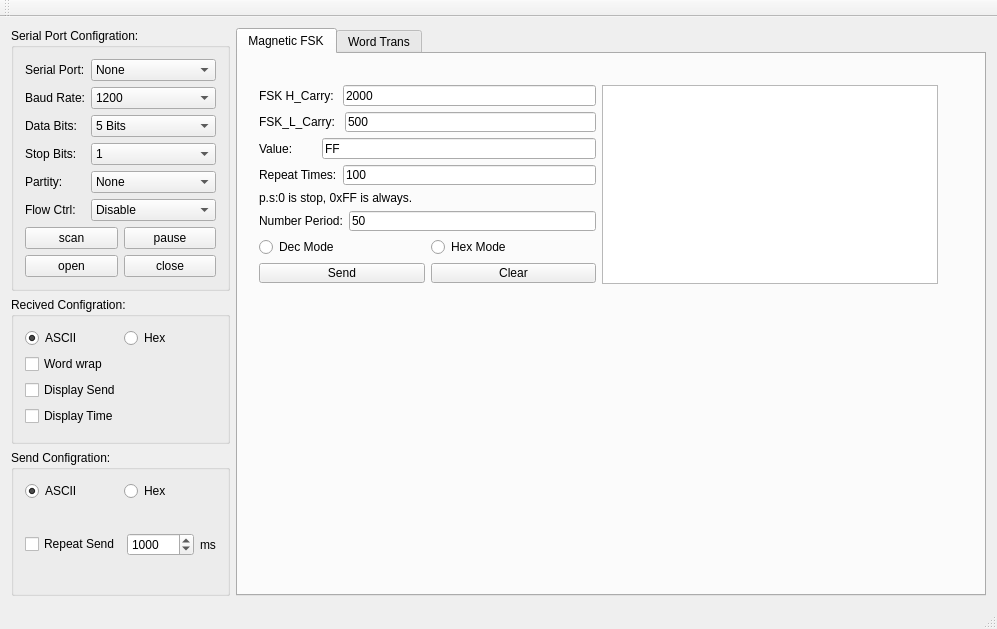
<?xml version="1.0" encoding="UTF-8"?>
<ui version="4.0">
 <class>MainWindow</class>
 <widget class="QMainWindow" name="MainWindow">
  <property name="geometry">
   <rect>
    <x>0</x>
    <y>0</y>
    <width>997</width>
    <height>629</height>
   </rect>
  </property>
  <property name="windowTitle">
   <string>MainWindow</string>
  </property>
  <widget class="QWidget" name="centralWidget">
   <layout class="QHBoxLayout" name="horizontalLayout_4">
    <item>
     <layout class="QVBoxLayout" name="verticalLayout_6">
      <item>
       <widget class="QGroupBox" name="groupBox">
        <property name="title">
         <string>Serial Port Configration:</string>
        </property>
        <layout class="QVBoxLayout" name="verticalLayout_5">
         <item>
          <layout class="QFormLayout" name="formLayout">
           <item row="0" column="0">
            <widget class="QLabel" name="label">
             <property name="text">
              <string>Serial Port:</string>
             </property>
            </widget>
           </item>
           <item row="0" column="1">
            <widget class="QComboBox" name="comboBox_serialPort">
             <item>
              <property name="text">
               <string>None</string>
              </property>
             </item>
            </widget>
           </item>
           <item row="1" column="0">
            <widget class="QLabel" name="label_2">
             <property name="text">
              <string>Baud Rate:</string>
             </property>
            </widget>
           </item>
           <item row="1" column="1">
            <widget class="QComboBox" name="comboBox_baudrate">
             <item>
              <property name="text">
               <string>1200</string>
              </property>
             </item>
             <item>
              <property name="text">
               <string>2400</string>
              </property>
             </item>
             <item>
              <property name="text">
               <string>4800</string>
              </property>
             </item>
             <item>
              <property name="text">
               <string>9600</string>
              </property>
             </item>
             <item>
              <property name="text">
               <string>19200</string>
              </property>
             </item>
             <item>
              <property name="text">
               <string>38400</string>
              </property>
             </item>
             <item>
              <property name="text">
               <string>57600</string>
              </property>
             </item>
             <item>
              <property name="text">
               <string>115200</string>
              </property>
             </item>
            </widget>
           </item>
           <item row="2" column="0">
            <widget class="QLabel" name="DataBits">
             <property name="text">
              <string>Data Bits:</string>
             </property>
            </widget>
           </item>
           <item row="2" column="1">
            <widget class="QComboBox" name="comboBox_databits">
             <item>
              <property name="text">
               <string>5 Bits</string>
              </property>
             </item>
             <item>
              <property name="text">
               <string>6 Bits</string>
              </property>
             </item>
             <item>
              <property name="text">
               <string>7 Bits</string>
              </property>
             </item>
             <item>
              <property name="text">
               <string>8 Bits</string>
              </property>
             </item>
            </widget>
           </item>
           <item row="3" column="0">
            <widget class="QLabel" name="label_3">
             <property name="text">
              <string>Stop Bits:</string>
             </property>
            </widget>
           </item>
           <item row="3" column="1">
            <widget class="QComboBox" name="comboBox_stopbits">
             <item>
              <property name="text">
               <string>1</string>
              </property>
             </item>
             <item>
              <property name="text">
               <string>1.5</string>
              </property>
             </item>
             <item>
              <property name="text">
               <string>2</string>
              </property>
             </item>
            </widget>
           </item>
           <item row="4" column="0">
            <widget class="QLabel" name="label_4">
             <property name="text">
              <string>Partity:</string>
             </property>
            </widget>
           </item>
           <item row="4" column="1">
            <widget class="QComboBox" name="comboBox_checkdigit">
             <item>
              <property name="text">
               <string>None</string>
              </property>
             </item>
             <item>
              <property name="text">
               <string>Even</string>
              </property>
             </item>
             <item>
              <property name="text">
               <string>Odd</string>
              </property>
             </item>
             <item>
              <property name="text">
               <string>Space</string>
              </property>
             </item>
             <item>
              <property name="text">
               <string>Mark</string>
              </property>
             </item>
            </widget>
           </item>
           <item row="5" column="0">
            <widget class="QLabel" name="label_5">
             <property name="text">
              <string>Flow Ctrl:</string>
             </property>
            </widget>
           </item>
           <item row="5" column="1">
            <widget class="QComboBox" name="comboBox_flowctrl">
             <item>
              <property name="text">
               <string>Disable</string>
              </property>
             </item>
             <item>
              <property name="text">
               <string>Hardware</string>
              </property>
             </item>
             <item>
              <property name="text">
               <string>Software</string>
              </property>
             </item>
            </widget>
           </item>
          </layout>
         </item>
         <item>
          <layout class="QHBoxLayout" name="horizontalLayout_6">
           <item>
            <widget class="QPushButton" name="pushButton_scan">
             <property name="text">
              <string>scan</string>
             </property>
            </widget>
           </item>
           <item>
            <widget class="QPushButton" name="pushButton_pause">
             <property name="text">
              <string>pause</string>
             </property>
            </widget>
           </item>
          </layout>
         </item>
         <item>
          <layout class="QHBoxLayout" name="horizontalLayout_7">
           <item>
            <widget class="QPushButton" name="pushButton_open">
             <property name="text">
              <string>open</string>
             </property>
            </widget>
           </item>
           <item>
            <widget class="QPushButton" name="pushButton_close">
             <property name="text">
              <string>close</string>
             </property>
            </widget>
           </item>
          </layout>
         </item>
        </layout>
       </widget>
      </item>
      <item>
       <widget class="QGroupBox" name="groupBox_2">
        <property name="title">
         <string>Recived Configration:</string>
        </property>
        <layout class="QHBoxLayout" name="horizontalLayout_13">
         <item>
          <layout class="QVBoxLayout" name="verticalLayout_2">
           <item>
            <layout class="QHBoxLayout" name="horizontalLayout">
             <item>
              <widget class="QRadioButton" name="radioButton_rec_ascii">
               <property name="text">
                <string>ASCII</string>
               </property>
               <property name="checked">
                <bool>true</bool>
               </property>
              </widget>
             </item>
             <item>
              <widget class="QRadioButton" name="radioButton_rec_hex">
               <property name="text">
                <string>Hex</string>
               </property>
              </widget>
             </item>
            </layout>
           </item>
           <item>
            <widget class="QCheckBox" name="checkBox_wordwrap">
             <property name="text">
              <string>Word wrap</string>
             </property>
            </widget>
           </item>
           <item>
            <widget class="QCheckBox" name="checkBox_dispsend">
             <property name="text">
              <string>Display Send</string>
             </property>
            </widget>
           </item>
           <item>
            <widget class="QCheckBox" name="checkBox_disptime">
             <property name="text">
              <string>Display Time</string>
             </property>
            </widget>
           </item>
          </layout>
         </item>
        </layout>
       </widget>
      </item>
      <item>
       <widget class="QGroupBox" name="groupBox_3">
        <property name="title">
         <string>Send Configration:</string>
        </property>
        <layout class="QHBoxLayout" name="horizontalLayout_12">
         <item>
          <layout class="QVBoxLayout" name="verticalLayout_4">
           <item>
            <layout class="QHBoxLayout" name="horizontalLayout_3">
             <item>
              <widget class="QRadioButton" name="radioButton_send_ascii">
               <property name="text">
                <string>ASCII</string>
               </property>
               <property name="checked">
                <bool>true</bool>
               </property>
              </widget>
             </item>
             <item>
              <widget class="QRadioButton" name="radioButton_send_hex">
               <property name="text">
                <string>Hex</string>
               </property>
              </widget>
             </item>
            </layout>
           </item>
           <item>
            <layout class="QHBoxLayout" name="horizontalLayout_2">
             <item>
              <widget class="QCheckBox" name="checkBox_repeat">
               <property name="text">
                <string>Repeat Send</string>
               </property>
              </widget>
             </item>
             <item>
              <widget class="QSpinBox" name="spinBox_repeat">
               <property name="maximum">
                <number>999999</number>
               </property>
               <property name="value">
                <number>1000</number>
               </property>
              </widget>
             </item>
             <item>
              <widget class="QLabel" name="label_6">
               <property name="text">
                <string>ms</string>
               </property>
              </widget>
             </item>
            </layout>
           </item>
          </layout>
         </item>
        </layout>
       </widget>
      </item>
     </layout>
    </item>
    <item>
     <widget class="QTabWidget" name="tabWidget">
      <property name="currentIndex">
       <number>0</number>
      </property>
      <widget class="QWidget" name="draw">
       <attribute name="title">
        <string>Magnetic FSK</string>
       </attribute>
       <widget class="QWidget" name="">
        <property name="geometry">
         <rect>
          <x>10</x>
          <y>20</y>
          <width>701</width>
          <height>221</height>
         </rect>
        </property>
        <layout class="QHBoxLayout" name="horizontalLayout_18">
         <item>
          <layout class="QVBoxLayout" name="verticalLayout">
           <item>
            <layout class="QHBoxLayout" name="horizontalLayout_9">
             <item>
              <widget class="QLabel" name="label_7">
               <property name="text">
                <string>FSK H_Carry: </string>
               </property>
              </widget>
             </item>
             <item>
              <widget class="QLineEdit" name="lineEdit_fsk_carry_h">
               <property name="text">
                <string>2000</string>
               </property>
              </widget>
             </item>
            </layout>
           </item>
           <item>
            <layout class="QHBoxLayout" name="horizontalLayout_10">
             <item>
              <widget class="QLabel" name="label_8">
               <property name="text">
                <string>FSK_L_Carry: </string>
               </property>
              </widget>
             </item>
             <item>
              <widget class="QLineEdit" name="lineEdit_fsk_carry_l">
               <property name="text">
                <string>500</string>
               </property>
              </widget>
             </item>
            </layout>
           </item>
           <item>
            <layout class="QHBoxLayout" name="horizontalLayout_11">
             <item>
              <widget class="QLabel" name="label_9">
               <property name="text">
                <string>Value:       </string>
               </property>
              </widget>
             </item>
             <item>
              <widget class="QLineEdit" name="lineEdit_fsk_value">
               <property name="text">
                <string>FF</string>
               </property>
              </widget>
             </item>
            </layout>
           </item>
           <item>
            <layout class="QHBoxLayout" name="horizontalLayout_14">
             <item>
              <widget class="QLabel" name="label_10">
               <property name="text">
                <string>Repeat Times:</string>
               </property>
              </widget>
             </item>
             <item>
              <widget class="QLineEdit" name="lineEdit_fsk_repeat_times">
               <property name="text">
                <string>100</string>
               </property>
              </widget>
             </item>
            </layout>
           </item>
           <item>
            <widget class="QLabel" name="label_17">
             <property name="text">
              <string>p.s:0 is stop, 0xFF is always.</string>
             </property>
            </widget>
           </item>
           <item>
            <layout class="QHBoxLayout" name="horizontalLayout_15">
             <item>
              <widget class="QLabel" name="label_11">
               <property name="text">
                <string>Number Period:</string>
               </property>
              </widget>
             </item>
             <item>
              <widget class="QLineEdit" name="lineEdit_fsk_number_period">
               <property name="text">
                <string>50</string>
               </property>
              </widget>
             </item>
            </layout>
           </item>
           <item>
            <layout class="QHBoxLayout" name="horizontalLayout_16">
             <item>
              <widget class="QRadioButton" name="radioButton_fsk_dec_mode">
               <property name="text">
                <string>Dec Mode</string>
               </property>
              </widget>
             </item>
             <item>
              <widget class="QRadioButton" name="radioButton_fsk_hex_mode">
               <property name="text">
                <string>Hex Mode</string>
               </property>
              </widget>
             </item>
            </layout>
           </item>
           <item>
            <layout class="QHBoxLayout" name="horizontalLayout_17">
             <item>
              <widget class="QPushButton" name="pushButton_fsk_send">
               <property name="text">
                <string>Send</string>
               </property>
              </widget>
             </item>
             <item>
              <widget class="QPushButton" name="pushButton_fsk_clear">
               <property name="text">
                <string>Clear</string>
               </property>
              </widget>
             </item>
            </layout>
           </item>
          </layout>
         </item>
         <item>
          <widget class="QTextBrowser" name="textBrowser_fsk"/>
         </item>
        </layout>
       </widget>
      </widget>
      <widget class="QWidget" name="tab">
       <attribute name="title">
        <string>Word Trans</string>
       </attribute>
       <layout class="QVBoxLayout" name="verticalLayout_3">
        <item>
         <layout class="QVBoxLayout" name="verticalLayout_8">
          <item>
           <widget class="QTextBrowser" name="textBrowser_rec">
            <property name="styleSheet">
             <string notr="true">font: 12pt &quot;Ubuntu Mono&quot;;</string>
            </property>
           </widget>
          </item>
          <item>
           <widget class="QTextEdit" name="textEdit_send">
            <property name="minimumSize">
             <size>
              <width>0</width>
              <height>50</height>
             </size>
            </property>
            <property name="maximumSize">
             <size>
              <width>16777215</width>
              <height>120</height>
             </size>
            </property>
           </widget>
          </item>
          <item>
           <layout class="QHBoxLayout" name="horizontalLayout_5">
            <item>
             <widget class="QPushButton" name="pushButton_send">
              <property name="text">
               <string>send</string>
              </property>
             </widget>
            </item>
            <item>
             <widget class="QPushButton" name="pushButton_clear">
              <property name="text">
               <string>clear</string>
              </property>
             </widget>
            </item>
           </layout>
          </item>
         </layout>
        </item>
       </layout>
      </widget>
     </widget>
    </item>
   </layout>
  </widget>
  <widget class="QMenuBar" name="menuBar">
   <property name="geometry">
    <rect>
     <x>0</x>
     <y>0</y>
     <width>997</width>
     <height>25</height>
    </rect>
   </property>
  </widget>
  <widget class="QToolBar" name="mainToolBar">
   <attribute name="toolBarArea">
    <enum>TopToolBarArea</enum>
   </attribute>
   <attribute name="toolBarBreak">
    <bool>false</bool>
   </attribute>
  </widget>
  <widget class="QStatusBar" name="statusBar"/>
 </widget>
 <layoutdefault spacing="6" margin="11"/>
 <resources/>
 <connections/>
</ui>
